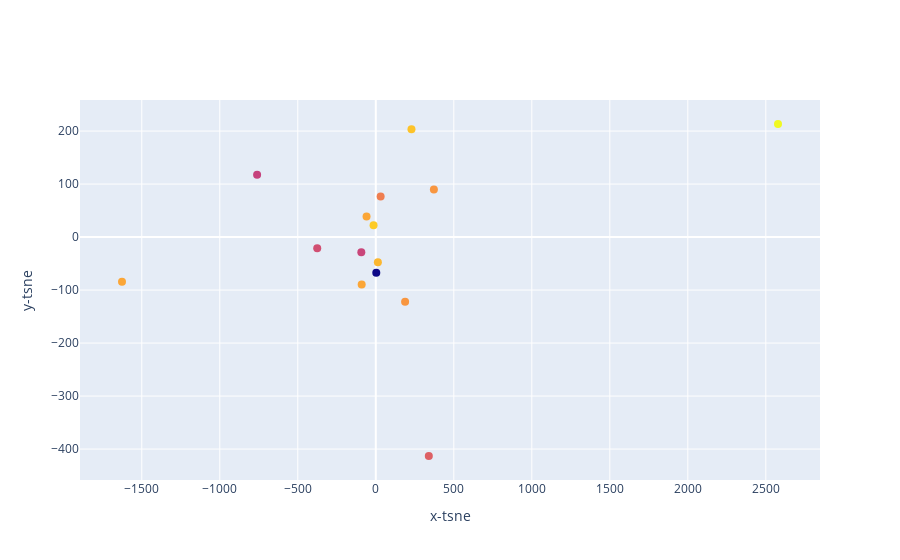

This figure's notebook cell:
### Code cell
not_top_songs(df_new)

### Figure 1 — Plotly figure (JSON) as saved in the notebook; plotly's stock layout.template omitted (floating-point values rounded to 4 significant figures)
{"data": [{"marker": {"color": [-6.769, -6.596, -6.428, -7.398, -7.786, -7.028, -7.733, -6.594, -5.827, -6.312, -6.763, -9.601, -7.607, -6.237, -6.593], "size": 8}, "mode": "markers", "text": ["The Chainsmokers - Something Just Like This", "Kygo - It Ain't Me (with Selena Gomez)", "The Chainsmokers - Paris", "James Arthur - Say You Won't Let Go", "Martin Garrix - Scared to Be Lonely", "The Weeknd - Starboy", "Logic - 1-800-273-8255", "Post Malone - rockstar", "David Guetta - 2U (feat. Justin Bieber)", "Ed Sheeran - Perfect", "Kendrick Lamar - DNA.", "Alessia Cara - How Far I'll Go - From \"Moana\"", "Martin Garrix - There for You", "Martin Garrix - In the Name of Love", "ZAYN - Dusk Till Dawn - Radio Edit"], "type": "scatter", "x": [372.4, -59.26, 13.32, 339.8, -760.8, 31.06, -92.8, -90.43, 2578.0, 228.7, 187.9, 3.121, -375.5, -14.39, -1627.0], "y": [89.92, 38.91, -47.76, -413.1, 117.7, 76.46, -28.8, -89.69, 213.3, 203.3, -122.0, -67.38, -21.06, 22.21, -84.27]}], "layout": {"xaxis": {"title": {"text": "x-tsne"}}, "yaxis": {"title": {"text": "y-tsne"}}}}
